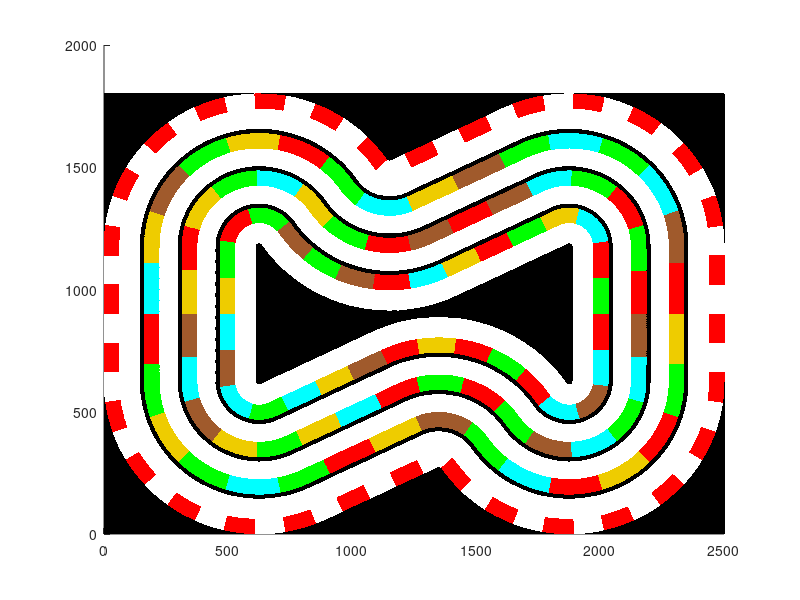

The MATLAB source for this figure: (Note: this script raises an error after producing the figure.)
function Select_Initial_Points()
close all;
clear all;

global StartPos hhh
StartPos = [];

load('StartPos');

fig = figure;
% set(fig, 'Position', [1600 -150 25*60 18*60]); %% matej


hold on;

load('PolygonColorData.mat')

% Draw polygon colors
colorMap = BarvnaLestvicaRGB/255;
xS = 1;
xF = 2500;
yS = 1;
yF = 1800;

xGrid = repmat(xS:xF,yF-yS+1,1);
yGrid = repmat(yS:yF,xF-xS+1,1)';

for idx = 1:length(BarvnaLestvicaRGB)
    bool = (PolygonMapColors(yS:yF,xS:xF) == idx);
    xDraw = xGrid(bool);
    yDraw = yGrid(bool);
    plot(xDraw, yDraw, 'Color', colorMap(idx,:), 'Marker', '.', 'LineStyle', 'none', 'MarkerSize', 1);
end


hhh(1) = plot(xS,yS,'m+','erasemode','none','LineWidth',2, 'MarkerSize', 15) ; 

for i=1:length(StartPos)
    set(hhh(1),'XData',StartPos(i).x,'YData',StartPos(i).y);
    drawnow;
end
drawnow;

pogoj = true;
while pogoj
    [x,y] = ginput(1);
    x = int32(x);
    y = int32(y);
    
    if (x > xF) || (x < xS) || (y<yS) || (y > yF)
%         pogoj = false;
        break;
    end
    
    point = struct('x', x,...
                   'y', y);

    if isempty(StartPos)
        StartPos = point;
    else
        flag_add = true;
        for i=1:length(StartPos)
            if ((abs(x-points(i).x) < 20) && (abs(y-points(i).y) < 20) )
               StartPos(i) = point;
               flag_add = false;
               break;
            end
        end
        if flag_add
            StartPos = [StartPos point];
        end 
    end

    for i=1:length(StartPos)
        set(hhh(1),'XData',StartPos(i).x,'YData',StartPos(i).y); 
    end
    
    if (x > xF) || (x < xS) || (y<yS) || (y > yF)
        pogoj = false;
    end
end


for i=1:length(StartPos)
    set(hhh(1),'XData',StartPos(i).x,'YData',StartPos(i).y); 
    drawnow;
end
    

%%
% points = [];
save('StartPos.mat', 'StartPos');

StartPos
end
